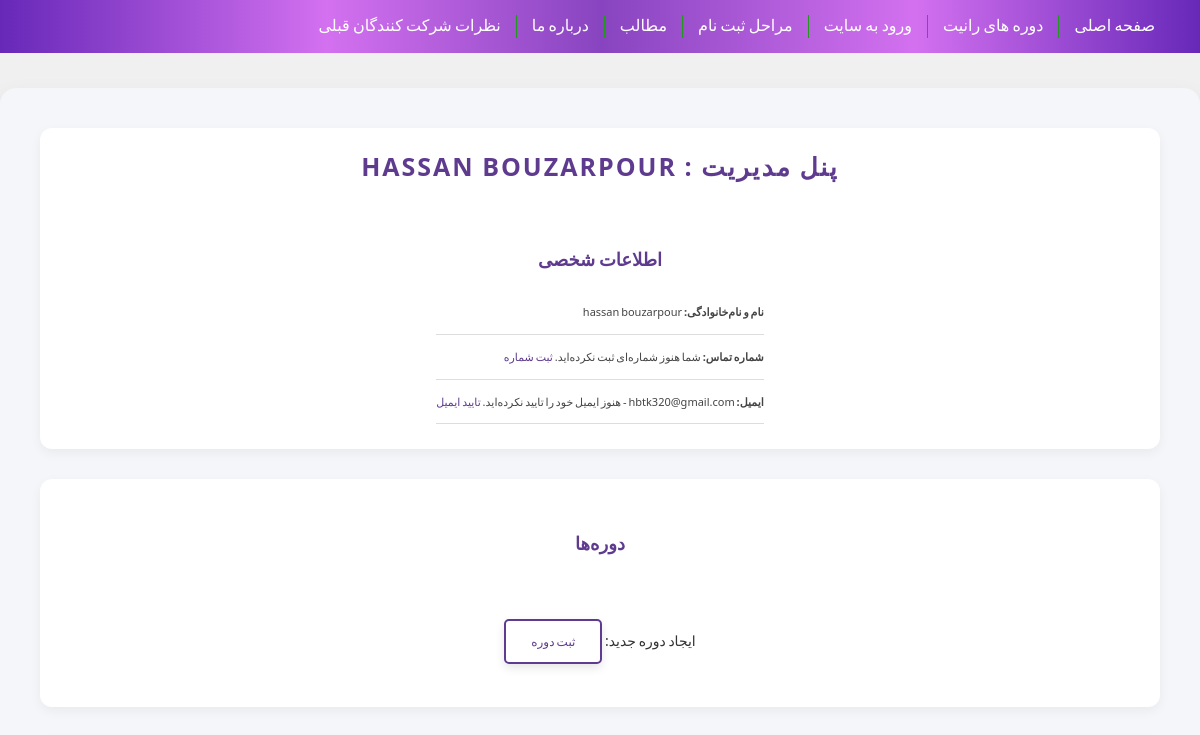
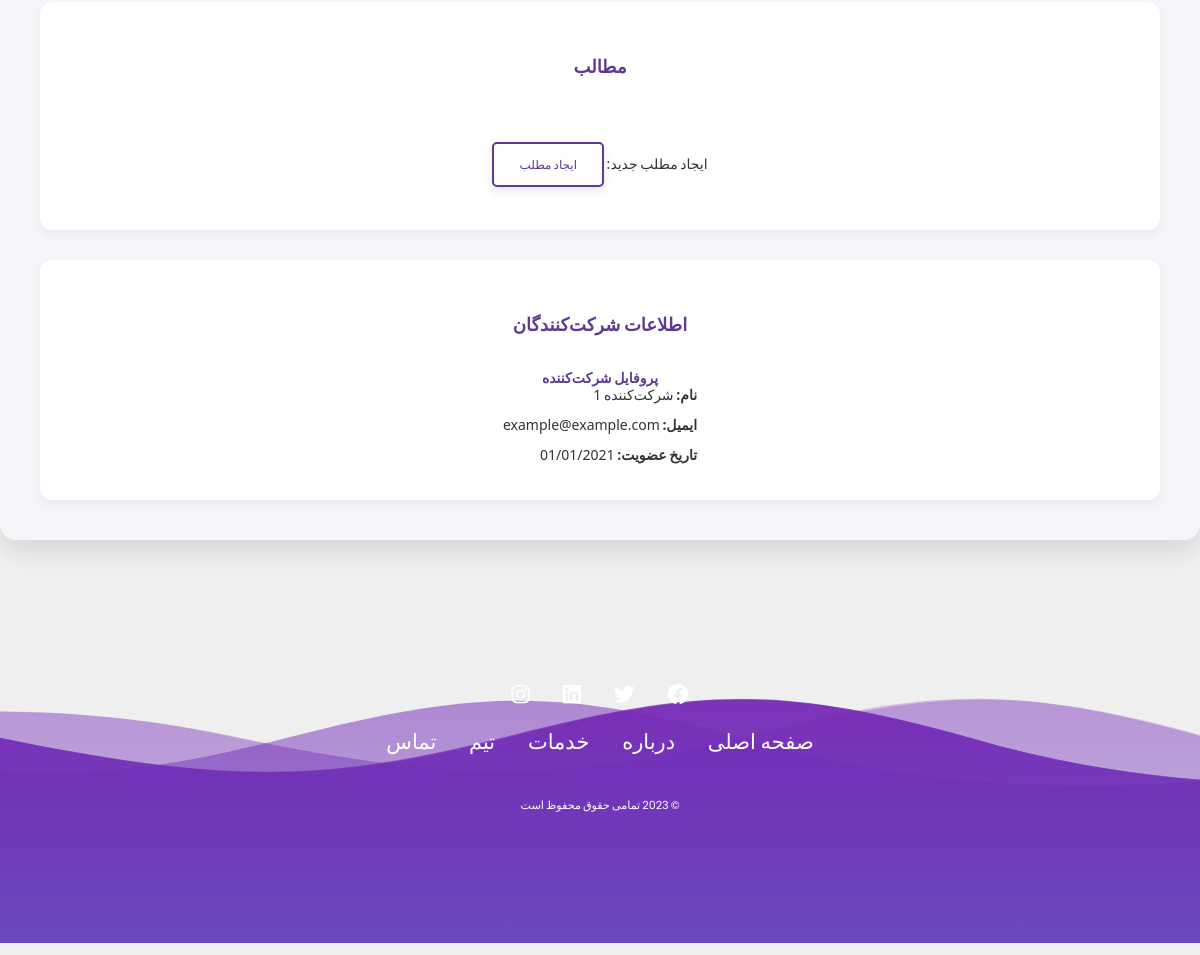
The page /admin-panel (signed in) on the database as committed earlier (2 pictures, top to bottom).
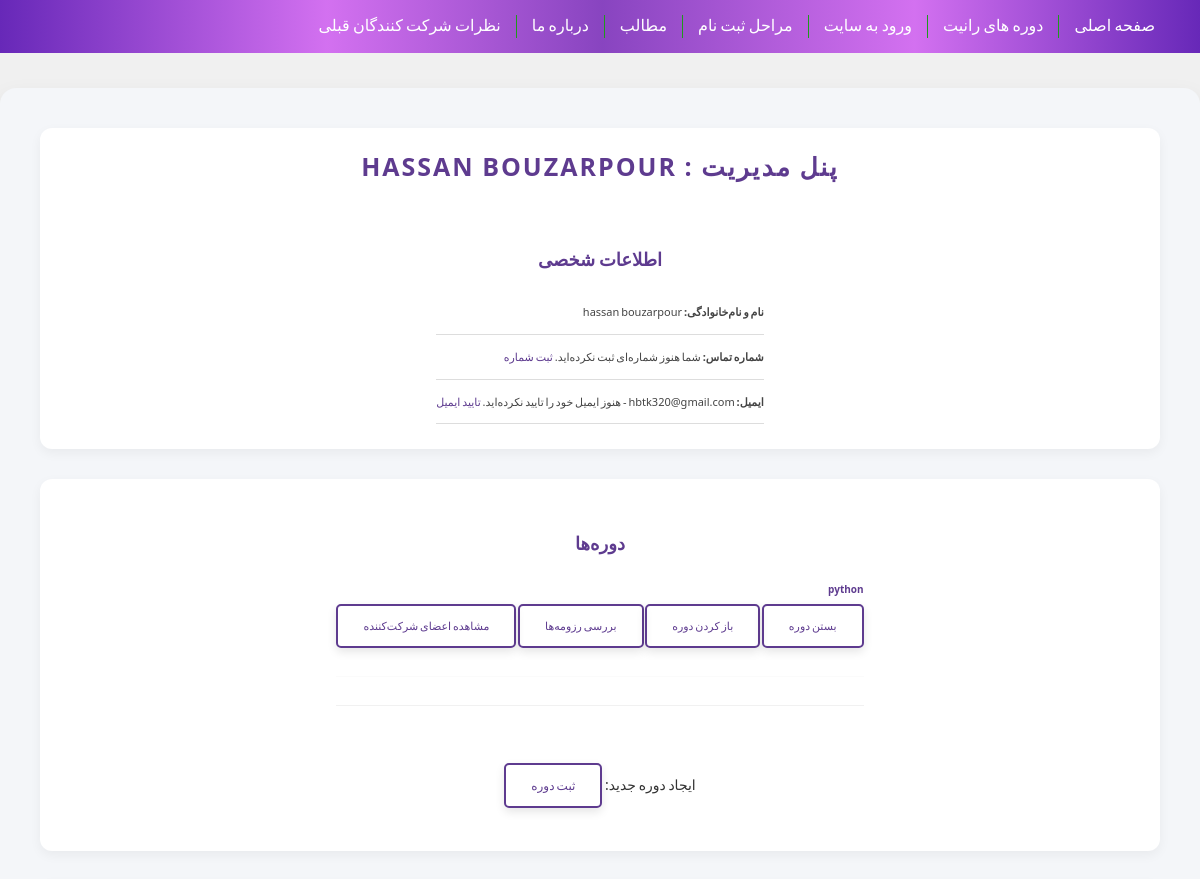
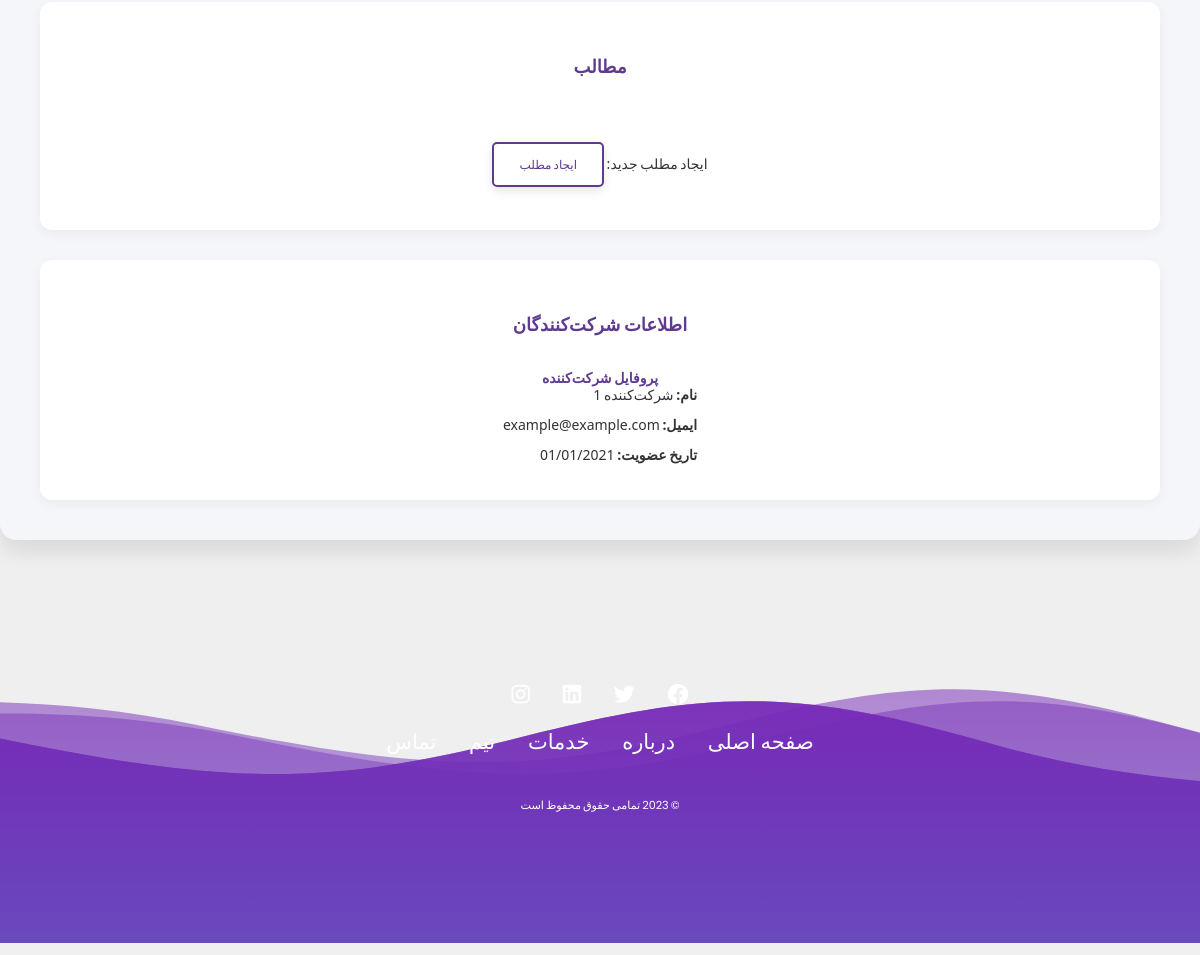
The same page on the database as committed later (2 pictures, top to bottom).
### runnit_project/models.py (models this page shows, shortened)
class User(db.Model):
    user_id = db.Column(db.Integer, primary_key=True)
    firstname = db.Column(db.String(50), nullable=False)
    lastname = db.Column(db.String(50), nullable=False)
    email = db.Column(db.String(100), unique=True, nullable=False)
    email_verified = db.Column(db.Boolean, default=False)
    phone_number = db.Column(db.String(15), nullable=True)
    profile_pic = db.Column(db.String(200))
    resume = db.Column(db.String(150), nullable=True)  # Stores the resume file path
    resume_approved = db.Column(SQLAEnum(ResumeStatus), nullable=True)
    iqtest_score = db.Column(db.Integer, nullable=True)
    _password = db.Column(db.String(250), nullable=False)
    is_admin = db.Column(db.Boolean, default=False)
    is_superuser = db.Column(db.Boolean, default=False)
    is_authenticated = db.Column(db.Boolean, default=False)
    posts = db.relationship('Post', backref='user', lazy=True)
    comments = db.relationship('Comment', backref='user', lazy=True)
    ratings = db.relationship('Rating', backref='user', lazy=True)
    resume = db.relationship("Resume", back_populates="user", uselist=False)  # uselist=False ensures one-to-one
    course = db.relationship('Course', backref='user', lazy=True)
    iqtest = db.relationship('IQTest', backref='user', lazy=True)
    type = db.Column(db.String(50))
    @property
    def password(self):
        raise AttributeError("password is not a readable attribute")

class Course(db.Model):
    user_id = db.Column(db.Integer, db.ForeignKey('user.user_id'), nullable=False)
    course_id = db.Column(db.Integer, primary_key=True)
    name = db.Column(db.String(100), nullable=False)
    body = db.Column(db.Text, nullable=False)
    rating = db.Column(db.Integer)
    image = db.Column(db.String(200))
    closed = db.Column(db.Boolean, default=False)

### runnit_project/routes.py (the view)
@app.route("/admin-panel")
@admin_required
@login_required
def admin_panel():
    user_id = session["user_id"]
    user = User.query.filter_by(user_id = user_id).first()
    courses = Course.query.filter_by(user_id = user_id)
    posts = Post.query.filter_by(user_id = user_id)
    return render_template("admin_panel.html",user=user,courses = courses,posts=posts)

### run.py (called while the page is built, shortened)
@app.before_request
def create_initials():
    if not "language" in session:
        session["language"] = 'fa'
    global initialization_done

### runnit_project/templates/admin_panel.html (shortened to what this page needs)
{% extends './shared/base.html' %}
{% block content %}
<div class="admin-panel">
    <section class="admin-info">
        <h1>پنل مدیریت : {{ user.firstname }} {{ user.lastname }}</h1>
        <h2>اطلاعات شخصی</h2>
        <ul class="info-list">
            <li><strong>نام و نام‌خانوادگی:</strong> {{ user.firstname }} {{ user.lastname }}</li>
            <li><strong>شماره تماس:</strong>
                {% if user.phone %}
                    {{ user.phone }}
                {% else %}
                    شما هنوز شماره‌ای ثبت نکرده‌اید. <a href="{{ url_for('enter_phone') }}">ثبت شماره</a>
                {% endif %}
            </li>
            <li><strong>ایمیل:</strong>
                {% if user.email_verified == false %}
                    <span class="alert-email">{{ user.email }}</span> - هنوز ایمیل خود را تایید نکرده‌اید.
                    <a href="{{ url_for('verify_email') }}">تایید ایمیل</a>
                {% else %}
                    <span class="verified-email">{{ user.email }}</span>
                {% endif %}
            </li>
        </ul>
    </section>
    <section class="courses">
        <h2>دوره‌ها</h2>
        {% if courses %}
            <ul class="course-list">
                {% for course in courses %}
                <li class="course-item">
                    <a href="{{ url_for('course_detail', course_id=course.course_id) }}" class="course-link">{{ course.name }}</a>
                    <div class="course-actions">
                        <a href="{{ url_for('close_course', course_id=course.course_id) }}" class="btn-action">بستن دوره</a>
                        <a href="{{ url_for('open_course', course_id=course.course_id) }}" class="btn-action">باز کردن دوره</a>
                        <a href="{{ url_for('view_course_resumes', course_id=course.course_id) }}" class="btn-action">بررسی رزومه‌ها</a>
                        <a href="{{ url_for('view_course_participants', course_id=course.course_id) }}" class="btn-action">مشاهده اعضای شرکت‌کننده</a>
                    </div>
                    <hr class="divider">
                </li>
                {% endfor %}
            </ul>
            <p>ایجاد دوره جدید: <a href="{{ url_for('create_course') }}" class="btn-create">ثبت دوره</a></p>
        {% else %}
            <p>هنوز دوره‌ای ایجاد نکرده‌اید. <a href="{{ url_for('create_course') }}" class="btn-create">ایجاد دوره جدید</a></p>
        {% endif %}
    </section>
    <section class="posts">
        <h2>مطالب</h2>
        {% if posts %}
            <p>ایجاد مطلب جدید: <a href="{{ url_for('create_post') }}" class="btn-create">ایجاد مطلب</a></p>
        {% else %}
            <p>هنوز مطلبی ایجاد نکرده‌اید. <a href="{{ url_for('create_post') }}" class="btn-create">ایجاد مطلب جدید</a></p>
        {% endif %}
    </section>
    <section class="participants-info">
        <h2>اطلاعات شرکت‌کنندگان</h2>
        <div class="participant-profile">
            <h3>پروفایل شرکت‌کننده</h3>
            <p><strong>نام:</strong> شرکت‌کننده 1</p>
            <p><strong>ایمیل:</strong> example@example.com</p>
            <p><strong>تاریخ عضویت:</strong> 01/01/2021</p>
        </div>
    </section>
</div>
{% endblock %}

### runnit_project/templates/shared/base.html (shortened to what this page needs)
<!DOCTYPE html>
<html lang="fa">
<head>
    <link href="https://cdn.jsdelivr.net/npm/bootstrap@5.3.3/dist/css/bootstrap.min.css" rel="stylesheet"
>
    {% include "./shared/_headerREF.html" %}
</head>
<body>
    {% include "./shared/HeaderComponent2.html" %}
    <main style="min-height: calc(100vh - 200px);">
        {% block content %}{% endblock %}
    </main>
    {% include "./shared/FooterComponent.html" %}
</body>
</html>

### runnit_project/templates/shared/_headerREF.html (shortened to what this page needs)
<link rel="stylesheet" type="text/css" href="./../../static/css/bootstrap.min.css">
<link rel="stylesheet" type="text/css" href="./../../static/css/bootstrap-rtl.min.css">
<link rel="stylesheet" type="text/css" href="./../../static/css/material-design-iconic-font.min.css">
<link rel="stylesheet" type="text/css" href="./../../static/css/style.css">

### runnit_project/templates/shared/HeaderComponent2.html (shortened to what this page needs)
<div class="main-menu">
    <div class="container">
        <nav>
            <ul>
                <li><a href="{{ url_for('home') }}">صفحه اصلی  </a>
                </li>
                <li><a href="{{ url_for('courses') }}"> دوره های رانیت </a>
                </li>
                <li><a href="{{url_for('login')}}"> ورود به سایت</a></li>
                <li><a href="{{url_for('signup')}}">  مراحل ثبت نام </a>
                </li>
                <li><a href="{{url_for('all_posts')}}"> مطالب  </a></li>
                <li><a href="{{url_for('about_us')}}">  درباره ما </a></li>
                <li><a href="{{url_for('recent_users_comments')}}"> نظرات شرکت کنندگان قبلی  </a></li>
            </ul>
        </nav>
    </div>
</div>

### runnit_project/templates/shared/FooterComponent.html (shortened to what this page needs)
<!DOCTYPE html>
<html dir="rtl" lang="fa-IR">
<head>
    <link rel="stylesheet" type="text/css" href="./../../static/css/style3.css">
    <link rel="stylesheet" href="https://cdnjs.cloudflare.com/ajax/libs/font-awesome/6.4.0/css/all.min.css" />
</head>
<body>
    <footer>
        <div class="background">
        </div>
        <section>
            <ul class="socials">
                <li><a href="#" class="fa-brands fa-facebook"></a></li>
                <li><a href="#" class="fa-brands fa-twitter"></a></li>
                <li><a href="#" class="fa-brands fa-linkedin"></a></li>
                <li><a href="#" class="fa-brands fa-instagram"></a></li>
            </ul>
            <ul class="links">
                <li><a href="#">صفحه اصلی</a></li>
                <li><a href="#">درباره</a></li>
                <li><a href="#">خدمات</a></li>
                <li><a href="#">تیم</a></li>
                <li><a href="#">تماس</a></li>
            </ul>
            <p class="legal">© 2023 تمامی حقوق محفوظ است</p>
        </section>
    </footer>
</body>
</html>

### runnit_project/static/css/style.css (style rules this page uses)
html { overflow-x: hidden; }
body { margin: 0; padding: 0; font-family: 'BYekan'; font-size: 14px; word-spacing: -1px; background-color: #fff }
a:link,a:hover,a:active { text-decoration: none; outline: 0 !important }
i,span,label,a { display: inline-block; font-weight: normal; }
ul { list-style: none !important; list-style-type: none !important; margin: 0; padding: 0 }
h1,h2,h3,h4,h5,h6 { font-size: 15px; margin: 0; padding: 0 }
a,i,input[type="submit"], form button { -webkit-transition : all 0.2s linear 0s; -moz-transition : all 0.2s linear 0s; -ms-transition : all 0.2s linear 0s; -o-transition : all 0.2s linear 0s; transition : all 0.2s linear 0s }
.main-menu { background-image:linear-gradient(270deg, #6728b8, #cf5ff0e0 23.78%, #7728b8db 49.83%, #cf5ff0e0 72.74%, #6728b8); position: relative; }
.main-menu nav { position: relative; }
.main-menu nav > ul > li { float: right; padding: 15px 0; position: relative; }
.main-menu nav > ul > li:first-child a { padding-right: 0 }
.main-menu nav > ul > li > a { color: #fff; padding: 0 15px; border-left: 1px solid #20991d; font-size: 16px }
.main-menu nav > ul > li:last-child > a { border-left: 0 }
main { padding: 35px 0 45px }

### runnit_project/static/css/style3.css (style rules this page uses)
svg { position: absolute; top: 0; left: 0; width: 100%; height: 100%; transform: scaleY(3) scaleX(2.25); transform-origin: bottom; box-sizing: border-box; display: block; pointer-events: none; }
footer { position: relative; left: 0; bottom: 12px; display: flex; width: 100%; height: 370px; }
section { display: flex; flex-direction: column; justify-content: flex-end; gap: 30px; padding-bottom: 80px; padding-left: 60px; width: 100%; }
@media (width > 420px) { section { align-items: center; padding-left: 0; gap: 20px; } }
@media (width > 420px) { .links { gap: 20px; } }

### runnit_project/templates/admin_panel.html (style rules this page uses)
.admin-panel { max-width: 1200px; margin: 0 auto; padding: 40px; background-color: #f4f6f9; border-radius: 16px; box-shadow: 0 12px 24px rgba(0, 0, 0, 0.1); font-family: 'Segoe UI', Tahoma, Geneva, Verdana, sans-serif; }
h1, h2, h3 { color: #5e3b8f; font-weight: 600; text-align: center; }
h1 { font-size: 2.5rem; margin-bottom: 20px; text-transform: uppercase; letter-spacing: 2px; }
h2 { font-size: 1.8rem; margin-top: 30px; color: #5e3b8f; }
h3 { font-size: 1.4rem; margin-top: 15px; }
.admin-info { background-color: #ffffff; padding: 25px; border-radius: 12px; box-shadow: 0 4px 12px rgba(0, 0, 0, 0.05); margin-bottom: 30px; }
.admin-info .info-list { list-style-type: none; padding: 0; }
.admin-info .info-list li { padding: 14px 0; font-size: 1.1rem; border-bottom: 1px solid #ddd; color: #444; }
.admin-info .info-list a { color: #5e3b8f; text-decoration: none; font-weight: 500; }
.courses, .posts, .participants-info { background-color: #ffffff; padding: 25px; margin-top: 30px; border-radius: 12px; box-shadow: 0 4px 12px rgba(0, 0, 0, 0.05); }
.course-list, .post-list { list-style-type: none; padding: 0; }
.course-item, .post-link { font-size: 1rem; margin-bottom: 12px; padding: 8px 0; border-bottom: 1px solid #f1f1f1; color: #555; }
.course-item .course-link, .post-link { color: #5e3b8f; text-decoration: none; font-weight: bold; }
.btn-action, .btn-create { padding: 12px 25px; margin: 8px 0; background-color: transparent; color: #5e3b8f; text-decoration: none; border: 2px solid #5e3b8f; border-radius: 5px; font-size: 1.1rem; display: inline-block; transition: all 0.3s ease; box-shadow: 0 4px 10px rgba(0, 0, 0, 0.1); }
.btn-create { font-size: 1.2rem; display: inline-block; margin-top: 25px; }
.divider { border-top: 1px solid #eee; margin: 20px 0; }

### runnit_project/templates/shared/FooterComponent.html (style rules this page uses)
body { font-family: 'Poppins', sans-serif; margin: 0; padding: 0; background-color: #f0f0f0; }
footer { position: relative; color: white; text-align: center; padding: 40px 0; background: rgba(113, 81, 126, 0.002); }
.background { position: absolute; top: 0; left: 0; width: 100%; height: 100%; overflow: hidden; z-index: -1; }
.socials, .links { list-style: none; padding: 0; margin: 0; }
.socials li, .links li { display: inline; margin: 0 15px; }
.socials a, .links a { color: white; text-decoration: none; font-size: 1.5em; }
.legal { margin-top: 20px; font-size: 0.8em; }

Rows that differ between the two databases and show on the page:
added Course: name "python"
